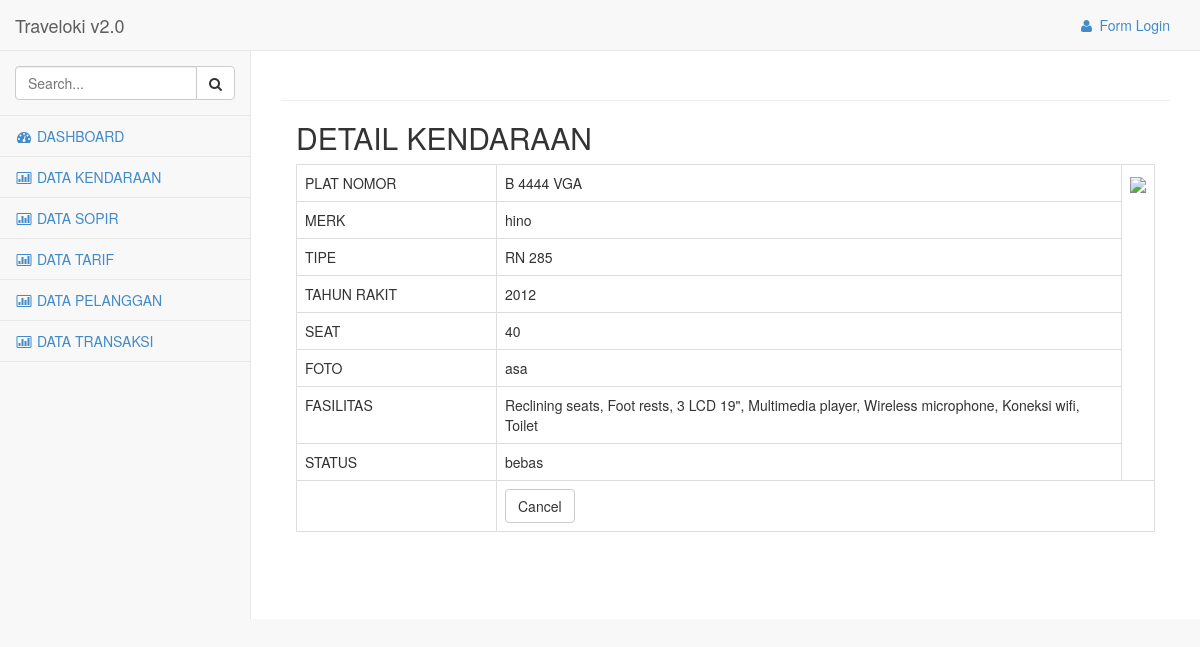
The app's page /kendaraan/read/4 with its own data.
### tables this page shows
CREATE TABLE IF NOT EXISTS `kendaraan` (
`kendaraan_id` int(11) NOT NULL,
  `kendaraan_platnomor` varchar(30) NOT NULL,
  `kendaraan_merk` varchar(100) NOT NULL,
  `kendaraan_tipe` varchar(47) NOT NULL,
  `kendaraan_tahunrakit` int(4) NOT NULL,
  `kendaraan_seat` int(11) NOT NULL,
  `kendaraan_foto` text NOT NULL,
  `kendaraan_fasilitas` text NOT NULL,
  `kendaraan_status` enum('bebas','jalan') NOT NULL
);

### application/libraries/Template.php (called while the page is built)
<?php if ( ! defined('BASEPATH')) exit('No direct script access allowed');
class Template {
		var $template_data = array();
		function set($name, $value)
		{
			$this->template_data[$name] = $value;
		}
		function load($template = '', $view = '' , $view_data = array(), $return = FALSE)
		{
			$this->CI =& get_instance();
			$this->set('contents', $this->CI->load->view($view, $view_data, TRUE));
			return $this->CI->load->view($template, $this->template_data, $return);
		}
}

### application/controllers/kendaraan.php (called while the page is built, shortened)
<?php
class Kendaraan extends CI_Controller
{
    public function read($id)
    {
        $row = $this->kendaraan_model->get_by_id($id);
        if ($row) {
            $data = array(
		'kendaraan_id' => $row->kendaraan_id,
		'kendaraan_platnomor' => $row->kendaraan_platnomor,
		'kendaraan_merk' => $row->kendaraan_merk,
		'kendaraan_tipe' => $row->kendaraan_tipe,
		'kendaraan_tahunrakit' => $row->kendaraan_tahunrakit,
		'kendaraan_seat' => $row->kendaraan_seat,
		'kendaraan_foto' => $row->kendaraan_foto,
		'kendaraan_fasilitas' => $row->kendaraan_fasilitas,
		'kendaraan_status' => $row->kendaraan_status,
	    );
            $this->template->load('adminTemplate','kendaraan_read', $data);
        } else {
            $this->session->set_flashdata('message', 'Record Not Found');
            redirect(site_url('kendaraan'));
        }
    }
}

### index.php (called while the page is built, shortened)
<?php
require_once BASEPATH.'core/CodeIgniter.php';

### application/models/Kendaraan_model.php (called while the page is built, shortened)
<?php
class Kendaraan_model extends CI_Model
{
    public $table = 'kendaraan';
    public $id = 'kendaraan_id';
    function get_by_id($id)
    {
        $this->db->where($this->id, $id);
        return $this->db->get($this->table)->row();
    }
}

### application/views/kendaraan_read.php (the view)
<div class='col-lg-12'>
        <h2 style="margin-top:0px">DETAIL KENDARAAN</h2>
        <table class="table table-bordered">
            <tr><td width="200">PLAT NOMOR</td><td><?php echo $kendaraan_platnomor; ?></td><td rowspan="8"><img src="<?php echo base_url().'assets/images/'.$kendaraan_foto?>"></td></tr>
	    <tr><td>MERK</td><td><?php echo $kendaraan_merk; ?></td></tr>
	    <tr><td>TIPE</td><td><?php echo $kendaraan_tipe; ?></td></tr>
	    <tr><td>TAHUN RAKIT</td><td><?php echo $kendaraan_tahunrakit; ?></td></tr>
	    <tr><td>SEAT</td><td><?php echo $kendaraan_seat; ?></td></tr>
	    <tr><td>FOTO</td><td><?php echo $kendaraan_foto; ?></td></tr>
	    <tr><td>FASILITAS</td><td><?php echo $kendaraan_fasilitas; ?></td></tr>
	    <tr><td>STATUS</td><td><?php echo $kendaraan_status; ?></td></tr>
            <tr><td></td><td colspan="2"><a href="<?php echo site_url('kendaraan') ?>" class="btn btn-default">Cancel</button></td></tr>
	</table>
    </div>

### assets/css/sb-admin-2.css (style rules this page uses)
body { background-color: #f8f8f8; }
.navbar-top-links li a { padding: 15px; min-height: 50px; }

### records on screen
kendaraan: kendaraan_platnomor "B 4444 VGA", kendaraan_merk "hino", kendaraan_tipe "RN 285", kendaraan_tahunrakit "2012", kendaraan_seat "40", kendaraan_foto "asa", kendaraan_fasilitas "Reclining seats, Foot rests, 3 LCD 19\", Multimedia player, Wireless microphone, Koneksi wifi, Toilet", kendaraan_status "bebas"

### other values on screen
anchor('users/login','<i class="fa fa-user fa-fw"></i> Form Login') "Form Login"
anchor('sopir',"<i class='fa fa-bar-chart-o fa-fw'></i> DATA SOPIR") "DATA SOPIR"
anchor('tarif',"<i class='fa fa-bar-chart-o fa-fw'></i> DATA TARIF") "DATA TARIF"
